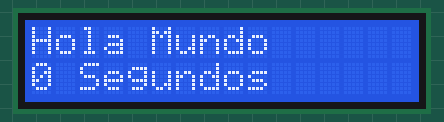
The program below on a simulated Arduino Uno, built with avr-gcc and run on an emulated ATmega328P. Shown: 16×2 character LCD.

Above: at 0.1 s.
At 4.2 s:
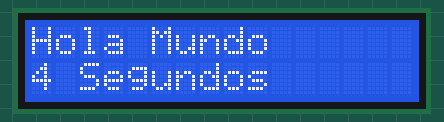
At 9.2 s:
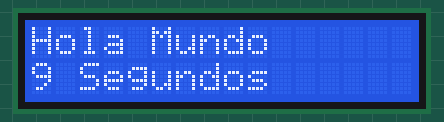
At 19.3 s:
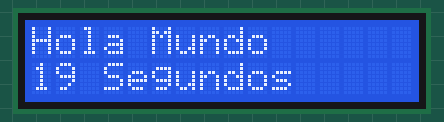
At 28.4 s:
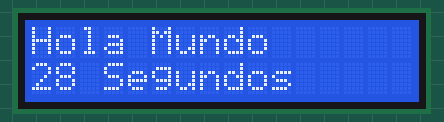
At 38.5 s:
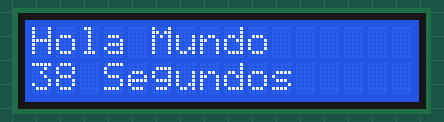

The program:

main.cpp
```cpp
/*
                MODIFICADO POR  :{==[=======>>>> ELECTROALL <<<<<=======]==}
                FACEBOOK        : https://web.facebook.com/ELECTROALL.ELECTRONICA/?_rdc=1&_rdr
                PÁGINA WEB      : http://che-charls-electroall.webnode.es/
                TWITTER         : https://twitter.com/ChCharlsELECTRO
                YOUTUBE         : https://www.youtube.com/c/ELECTROALL
                INSTAGRAM       : https://www.instagram.com/_electroall_/
           ___________________________________________________________________

           *** {==[=======> (MANEJO DEL I2C CON PANTALLA LCD) <=======]==}  ***
           ___________________________________________________________________
*/
/*
 Board I2C / TWI pins
Uno       =   A4 (SDA), A5 (SCL)
Mega2560  =   20 (SDA), 21 (SCL)
Leonardo  =   2 (SDA), 3 (SCL)
Due       =   20 (SDA), 21 (SCL), SDA1, SCL1

esta configuracion de estos pines se encuentran dentro de la librería "wire" mas info: https://www.arduino.cc/en/Reference/Wire
 */


#include <Arduino.h>
#include <Wire.h>
#include <LiquidCrystal_I2C.h>

//Creamos el objeto lcd con la dirección 0x3F, 16 columnas y 2 filas
LiquidCrystal_I2C lcd(0x3F,16,2);

void setup() {
  // Inicializamos el objeto lcd
  lcd.init();

  //Encendemos la luz de fondo.
  lcd.backlight();

  // Escribimos un Mensaje en la pantalla LCD.
  lcd.print("Hola Mundo");
}

void loop() {
   // Ubicamos el cursor en la primera posición(columna:0) de la segunda línea(fila:1)
  lcd.setCursor(0, 1);
   // Escribimos el número de segundos trascurridos
  lcd.print(millis()/1000);
  lcd.print(" Segundos");
  delay(1000);
}
```

Measured:
- what the display in image 1 shows lasts 1.0 s, from 4.1 s to 5.1 s
